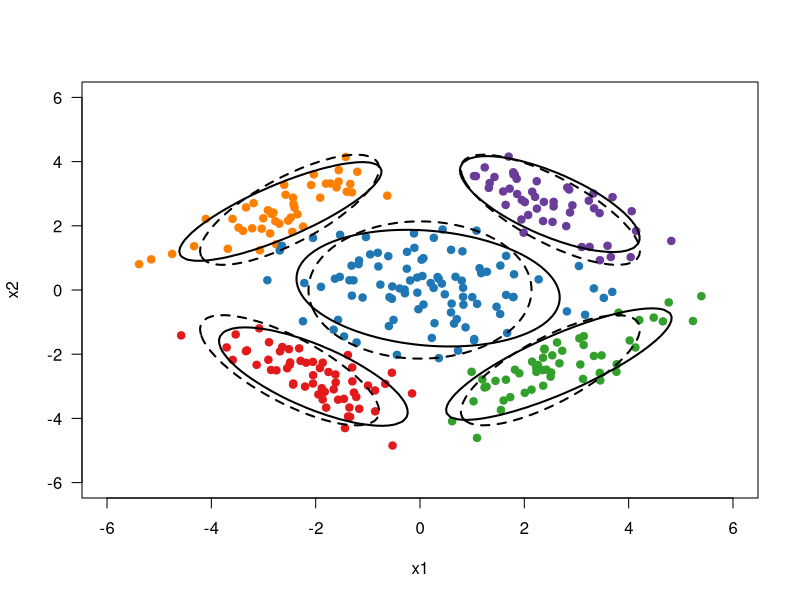

R code for this plot:
library(MASS)
set.seed(521)

X <<- NULL
centroids <<- NULL
assignments <<- NULL

X1 <- mvrnorm(50, c(+2.5, +2.5), matrix(c(+0.8, -0.6, -0.6, +0.8), 2, 2))
X2 <- mvrnorm(50, c(-2.5, +2.5), matrix(c(+0.8, +0.6, +0.6, +0.8), 2, 2))
X3 <- mvrnorm(50, c(-2.5, -2.5), matrix(c(+0.8, -0.6, -0.6, +0.8), 2, 2))
X4 <- mvrnorm(50, c(+2.5, -2.5), matrix(c(+0.8, +0.6, +0.6, +0.8), 2, 2))
X5 <- mvrnorm(100, c(0, 0), matrix(c(+1.6, 0, 0, +1.6), 2, 2))

X <- rbind(X1, X2, X3, X4, X5)

K <- 5
N <- length(X[,1])


centroids <- X[sample(1:N, K),]

k_iteration <- 2

for(i in 1:k_iteration){
  
  distances <- as.matrix(dist(rbind(centroids, X), method = "euclidean"))
  distances <- distances[1:nrow(centroids), (nrow(centroids) + 1):(nrow(centroids) + nrow(X))]
  assignments <- sapply(1:ncol(distances), function(i) {which.min(distances[,i])})
  
  centroids <- t(sapply(1:K, function(k){colMeans(rbind(X[assignments == k,]))}))
}

H <- matrix(sapply(assignments, function(component){ (1:K) == component }), N, K, byrow = TRUE)

iteration <- 100
i <- 0
D <- 2

gaussian_helper <- function(X, cov){X %*% solve(cov) %*% cbind(X)}

gaussian_density_func <- function(x_row, k){
  component_priors[k]*(det(covariances[,,k])**-0.5) * exp(-0.5*gaussian_helper(x_row - centroids[k,], covariances[,,k]))
}
multiplier_helper <- function(side, middle){ side %*% middle %*% t(side) }

while(i<iteration){
  

  

  covariances <- sapply(X = 1:K, FUN = function(k) {   (t(X) - matrix(centroids[k,], D, N)) %*% diag(H[,k]) %*% t(t(X) - matrix(centroids[k,], D, N))/ sum(H[,k]) }, simplify = "array")

  component_priors <- colMeans(H)
  
  H <- t(sapply(1:N, function(n){
    row <- sapply(1:K, function(k){gaussian_density_func(X[n,], k)})
    return(row / sum(row))
  }))
  
  centroids <- (t(H) %*% X ) / matrix(colSums(H), K, D)
  i <- i + 1
}



print(centroids)

assignments <- max.col(H)

colors <- c("#1f78b4", "#33a02c", "#e31a1c", "#ff7f00", "#6a3d9a", "#b15928", "#a6cee3", "#b2df8a", "#fb9a99", "#fdbf6f", "#cab2d6", "#ffff99")



plot(X[,1], X[,2], type = "p", pch = 19, col = colors[assignments], las = 1,
     xlim = c(-6, 6), ylim = c(-6, 6),
     xlab = "x1", ylab = "x2")


x1_interval <- seq(from = -6, to = +6, by = 0.12)
x2_interval <- seq(from = -6, to = +6, by = 0.12)
x1_grid <- matrix(x1_interval, nrow = length(x1_interval), ncol = length(x1_interval), byrow = FALSE)
x2_grid <- matrix(x2_interval, nrow = length(x2_interval), ncol = length(x2_interval), byrow = TRUE)

f <-  function(k){ function(x1, x2){ gaussian_density_func(c(x1,x2), k)}}


learned_component_priors <- component_priors
learned_component_covariances <- covariances
learned_centroids <- centroids

#for plotting
class_means <- matrix(c(+2.5, +2.5,
                        -2.5, +2.5,
                        -2.5, -2.5,
                        +2.5, -2.5,
                        +0.0, +0.0), 2, 5)

real_component_covariances <- array(c(+0.8, -0.6, -0.6, +0.8,
                                      +0.8, +0.6, +0.6, +0.8,
                                      +0.8, -0.6, -0.6, +0.8,
                                      +0.8, +0.6, +0.6, +0.8,
                                      +1.6, +0.0, +0.0, +1.6), c(2, 2, 5))

sample_sizes <- c(rep(50, 4), 100)

for(i in 1:2){
  density_values <- lapply(1:K, function(k){matrix(mapply(f(k), x1_grid, x2_grid), nrow(x2_grid), ncol(x2_grid))})
  
  for(k in 1:K){
    contour(x1_interval, x2_interval, density_values[[k]], lty = i, levels = c(0.05), add = TRUE, lwd = 2, drawlabels = FALSE)
  }

  component_priors <- sample_sizes / sum(sample_sizes)
  covariances <- real_component_covariances
  centroids <- t(class_means)
  
  
}

